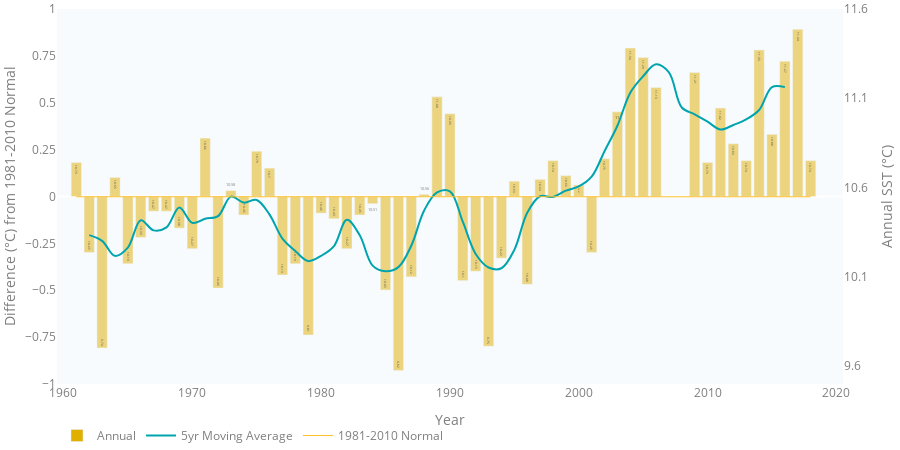

This figure's notebook cell:
### Code cell
figure_3_1 = make_subplots(specs=[[{'secondary_y': True}]])
figure_3_1.add_trace(annualTrace,
            secondary_y=False,)
figure_3_1.add_trace(movingAverage,
            secondary_y=False,)
figure_3_1.add_trace(normal,
            secondary_y=True,)

figure_3_1.update_layout(TIMESERIES_LAYOUT)
figure_3_1.update_yaxes(title_text='Difference (\u00b0C) from 1981-2010 Normal',
                        secondary_y=False,
                        range=[-1, 1],
                        showgrid=False,
                        dtick=0.25,  # dtick sets the distance between ticks
                        tick0=0,  # tick0 sets a point to map the other ticks
                        fixedrange=True,
                        showspikes=True,
                        # zeroline=True,  # add a zero line
                        # zerolinecolor=TIMESERIES_COLOR_SECONDARY
                        )
figure_3_1.update_yaxes(title_text='Annual SST (\u00b0C)',
                        secondary_y=True,
                        range=[9.5, 11.6],
                        showgrid=False,
                        dtick=0.5,  # dtick sets the distance between ticks
                        tick0=10.6,  # tick0 sets a point to map the other ticks
                        fixedrange=True,
                        )

figure_3_1.update_xaxes(
    title='Year',
    fixedrange=True,
    tickformat='000',  
    showspikes=True,  
    spikethickness=2, 
)

### Figure 1 — Plotly figure (JSON) as saved in the notebook; plotly's stock layout.template omitted (floating-point values rounded to 4 significant figures)
{"data": [{"hovertemplate": "%{x}<br><b>Annual</b><br>Total: %{text:.2f}°C<br>Anomaly: %{y:.2f}°C<extra></extra>", "marker": {"color": "#E1AF00", "opacity": 0.5}, "name": "Annual", "text": [null, 10.73, 10.25, 9.74, 10.65, 10.19, 10.33, 10.47, 10.47, 10.38, 10.27, 10.86, 10.06, 10.58, 10.45, 10.79, 10.7, 10.13, 10.19, 9.81, 10.46, 10.43, 10.27, 10.45, 10.51, 10.05, 9.62, 10.12, 10.56, 11.08, 10.99, 10.1, 10.15, 9.75, 10.22, 10.63, 10.08, 10.64, 10.74, 10.66, 10.61, 10.25, 10.75, 11, 11.34, 11.29, 11.13, null, null, 11.21, 10.73, 11.02, 10.83, 10.74, 11.33, 10.88, 11.27, 11.44, 10.74, null, null], "type": "bar", "x": [1960, 1961, 1962, 1963, 1964, 1965, 1966, 1967, 1968, 1969, 1970, 1971, 1972, 1973, 1974, 1975, 1976, 1977, 1978, 1979, 1980, 1981, 1982, 1983, 1984, 1985, 1986, 1987, 1988, 1989, 1990, 1991, 1992, 1993, 1994, 1995, 1996, 1997, 1998, 1999, 2000, 2001, 2002, 2003, 2004, 2005, 2006, 2007, 2008, 2009, 2010, 2011, 2012, 2013, 2014, 2015, 2016, 2017, 2018, 2019, 2020], "xaxis": "x", "y": [null, 0.1814, -0.2986, -0.8086, 0.1014, -0.3586, -0.2186, -0.07857, -0.07857, -0.1686, -0.2786, 0.3114, -0.4886, 0.03143, -0.09857, 0.2414, 0.1514, -0.4186, -0.3586, -0.7386, -0.08857, -0.1186, -0.2786, -0.09857, -0.03857, -0.4986, -0.9286, -0.4286, 0.01143, 0.5314, 0.4414, -0.4486, -0.3986, -0.7986, -0.3286, 0.08143, -0.4686, 0.09143, 0.1914, 0.1114, 0.06143, -0.2986, 0.2014, 0.4514, 0.7914, 0.7414, 0.5814, null, null, 0.6614, 0.1814, 0.4714, 0.2814, 0.1914, 0.7814, 0.3314, 0.7214, 0.8914, 0.1914, null, null], "yaxis": "y"}, {"hovertemplate": "%{x}<br><b>5yr Moving Average</b><br>Total: %{text:.2f}°C<br>Anomaly: %{y:.2f}°C<extra></extra>", "line": {"color": "#00a4ae", "shape": "spline", "width": 2}, "mode": "lines", "name": "5yr Moving Average", "text": [null, null, null, 10.31, 10.23, 10.28, 10.42, 10.37, 10.38, 10.49, 10.41, 10.43, 10.44, 10.55, 10.52, 10.53, 10.45, 10.32, 10.26, 10.2, 10.23, 10.28, 10.42, 10.34, 10.18, 10.15, 10.17, 10.29, 10.47, 10.57, 10.58, 10.41, 10.24, 10.17, 10.17, 10.26, 10.46, 10.55, 10.55, 10.58, 10.6, 10.65, 10.79, 10.93, 11.1, null, null, null, null, null, null, 10.91, 10.93, 10.96, 11.01, 11.13, 11.13, null, null, null, null], "type": "scatter", "x": [1960, 1961, 1962, 1963, 1964, 1965, 1966, 1967, 1968, 1969, 1970, 1971, 1972, 1973, 1974, 1975, 1976, 1977, 1978, 1979, 1980, 1981, 1982, 1983, 1984, 1985, 1986, 1987, 1988, 1989, 1990, 1991, 1992, 1993, 1994, 1995, 1996, 1997, 1998, 1999, 2000, 2001, 2002, 2003, 2004, 2005, 2006, 2007, 2008, 2009, 2010, 2011, 2012, 2013, 2014, 2015, 2016, 2017, 2018, 2019, 2020], "xaxis": "x", "y": [null, null, -0.2061, -0.2366, -0.3166, -0.2726, -0.1266, -0.1806, -0.1646, -0.05857, -0.1406, -0.1186, -0.1046, -0.0005714, -0.03257, -0.01857, -0.09657, -0.2246, -0.2906, -0.3446, -0.3166, -0.2646, -0.1246, -0.2066, -0.3686, -0.3986, -0.3766, -0.2626, -0.07457, 0.02143, 0.02743, -0.1346, -0.3066, -0.3786, -0.3826, -0.2846, -0.08657, 0.001429, -0.002571, 0.03143, 0.05343, 0.1054, 0.2414, 0.3774, 0.5534, 0.6414, 0.7048, 0.6614, 0.4748, 0.4381, 0.3989, 0.3574, 0.3814, 0.4114, 0.4614, 0.5834, 0.5834, null, null, null, null], "yaxis": "y"}, {"hoverinfo": "skip", "line": {"color": "#fdbf2d", "shape": "spline", "width": 1}, "mode": "lines", "name": "1981-2010 Normal", "type": "scatter", "x": [1960, 1961, 1962, 1963, 1964, 1965, 1966, 1967, 1968, 1969, 1970, 1971, 1972, 1973, 1974, 1975, 1976, 1977, 1978, 1979, 1980, 1981, 1982, 1983, 1984, 1985, 1986, 1987, 1988, 1989, 1990, 1991, 1992, 1993, 1994, 1995, 1996, 1997, 1998, 1999, 2000, 2001, 2002, 2003, 2004, 2005, 2006, 2007, 2008, 2009, 2010, 2011, 2012, 2013, 2014, 2015, 2016, 2017, 2018, 2019, 2020], "xaxis": "x", "y": [null, 10.55, 10.55, 10.55, 10.55, 10.55, 10.55, 10.55, 10.55, 10.55, 10.55, 10.55, 10.55, 10.55, 10.55, 10.55, 10.55, 10.55, 10.55, 10.55, 10.55, 10.55, 10.55, 10.55, 10.55, 10.55, 10.55, 10.55, 10.55, 10.55, 10.55, 10.55, 10.55, 10.55, 10.55, 10.55, 10.55, 10.55, 10.55, 10.55, 10.55, 10.55, 10.55, 10.55, 10.55, 10.55, 10.55, 10.55, 10.55, 10.55, 10.55, 10.55, 10.55, 10.55, 10.55, 10.55, 10.55, 10.55, 10.55, null, null], "yaxis": "y2"}], "layout": {"font": {"color": "#7f7f7f"}, "height": 450, "hovermode": "x", "legend": {"bgcolor": "rgba(0,0,0,0)", "itemclick": false, "itemdoubleclick": false, "orientation": "h"}, "margin": {"b": 0, "l": 0, "r": 0, "t": 0}, "paper_bgcolor": "rgba(0,0,0,0)", "plot_bgcolor": "#f7fbfd", "xaxis": {"anchor": "y", "domain": [0, 0.94], "fixedrange": true, "showgrid": false, "showspikes": true, "spikethickness": 2, "tickformat": "000", "title": {"text": "Year"}}, "yaxis": {"anchor": "x", "domain": [0, 1], "dtick": 0.25, "fixedrange": true, "range": [-1, 1], "showgrid": false, "showspikes": true, "tick0": 0, "title": {"text": "Difference (°C) from 1981-2010 Normal"}}, "yaxis2": {"anchor": "x", "dtick": 0.5, "fixedrange": true, "overlaying": "y", "range": [9.5, 11.6], "showgrid": false, "side": "right", "tick0": 10.6, "title": {"text": "Annual SST (°C)"}}}}
